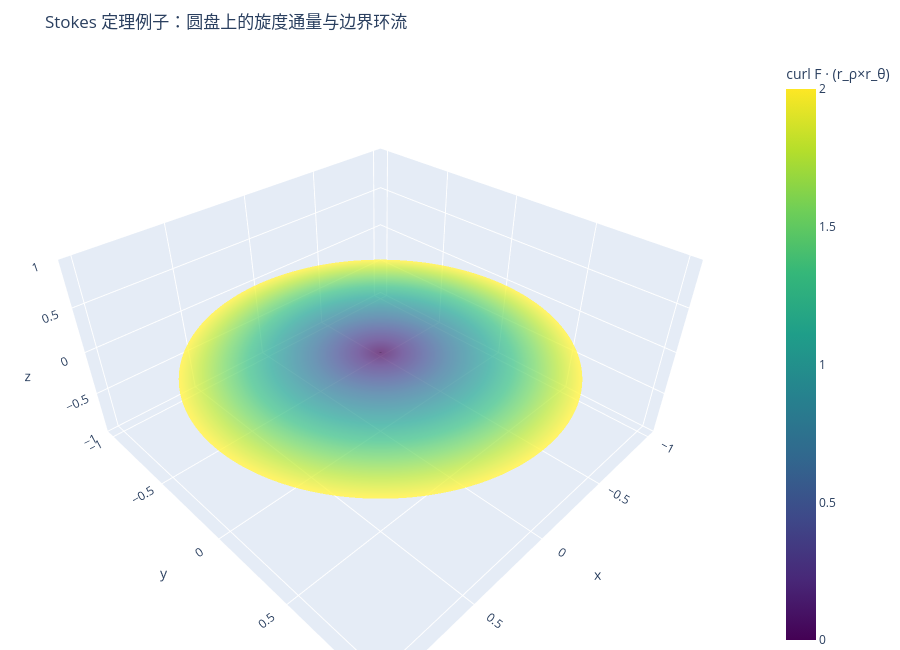
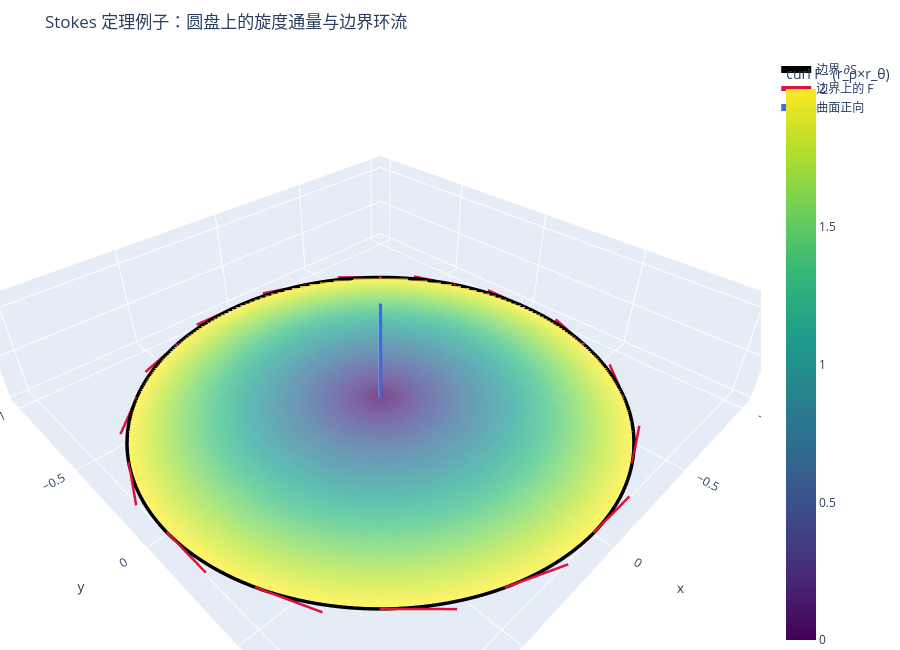

The notebook cell saved with these charts, in order:
### Markdown cell above
## 8. Stokes 定理：曲面旋度通量与边界环流

Stokes 定理把曲面上的旋度通量与边界曲线上的环流联系起来：

\[
\iint_S (\nabla\times\mathbf F)\cdot\mathbf n\,dS=\oint_{\partial S}\mathbf F\cdot d\mathbf r.
\]

下面取单位圆盘 \(S\) 和向量场 \(\mathbf F=(-y,x,0)\)。它的旋度是 \((0,0,2)\)。圆盘面积是 \(\pi\)，所以曲面旋度通量为 \(2\pi\)。边界单位圆上的环流也应为 \(2\pi\)。

### Code cell
# 单位圆盘用极坐标参数化：r(ρ,θ)=(ρcosθ, ρsinθ, 0)。
rho = np.linspace(0, 1, 90)
theta = np.linspace(0, 2 * np.pi, 180)
RHO, THETA = np.meshgrid(rho, theta, indexing="ij")
X_disk = RHO * np.cos(THETA)
Y_disk = RHO * np.sin(THETA)
Z_disk = 0 * X_disk


# 旋转场的三维版本 F=(-y,x,0)。
def rotation_3d_field(x, y, z):
    return -y, x, 0 * z


# 它的旋度是常向量 (0,0,2)。
def curl_rotation_3d(x, y, z):
    return 0 * x, 0 * y, 2 + 0 * z


# 计算曲面上的旋度通量。
curl_flux_disk, curl_flux_density, normal_cross_disk = flux_surface_integral(
    curl_rotation_3d,
    X_disk,
    Y_disk,
    Z_disk,
    rho,
    theta,
)

# 计算边界单位圆上的环流。
t_boundary = np.linspace(0, 2 * np.pi, 900)
x_boundary = np.cos(t_boundary)
y_boundary = np.sin(t_boundary)
z_boundary = 0 * t_boundary
circulation, _, _, _ = vector_line_integral(P_rotation, Q_rotation, x_boundary, y_boundary, t_boundary)

# 绘制圆盘、边界方向和边界上的向量场。
fig = plot_surface_with_color(
    X_disk,
    Y_disk,
    Z_disk,
    curl_flux_density,
    title="Stokes 定理例子：圆盘上的旋度通量与边界环流",
    colorbar_title="curl F · (r_ρ×r_θ)",
    colorscale="Viridis",
    opacity=0.74,
)
add_3d_curve(fig, x_boundary, y_boundary, z_boundary, name="边界 ∂S", color="black", width=7)

# 在边界上采样若干向量 F=(-y,x,0)，它们沿逆时针方向。
indices = np.linspace(0, len(t_boundary) - 1, 16, endpoint=False, dtype=int)
origins = np.stack([x_boundary[indices], y_boundary[indices], z_boundary[indices]], axis=1)
vectors = np.stack([-y_boundary[indices], x_boundary[indices], 0 * z_boundary[indices]], axis=1)
vectors = np.array([normalize_vector(vec) for vec in vectors])
add_vector_segments_3d(fig, origins, vectors, name="边界上的 F", color="crimson", scale=0.23)

# 在圆盘中心附近画法向量，表示正向曲面方向。
normal_origins = np.array([[0.0, 0.0, 0.0]])
normal_vectors = np.array([[0.0, 0.0, 1.0]])
add_vector_segments_3d(fig, normal_origins, normal_vectors, name="曲面正向", color="royalblue", scale=0.45, width=7)
fig.show()

print(f"曲面旋度通量 ∬_S curl F·n dS ≈ {curl_flux_disk:.6f}")
print(f"边界环流 ∮_∂S F·dr ≈ {circulation:.6f}")
print(f"解析参考值 2π ≈ {2 * np.pi:.6f}")
print(f"两边差值 ≈ {abs(curl_flux_disk - circulation):.3e}")

### Figure 1 — Plotly figure (JSON) as saved in the notebook; plotly's stock layout.template omitted (floating-point values rounded to 4 significant figures; data arrays with more than 128 entries replaced by an {"elided": "..."} marker saying what was removed)
{"data": [{"colorbar": {"title": {"text": "curl F · (r_ρ×r_θ)"}}, "colorscale": [[0, "#440154"], [0.1111, "#482878"], [0.2222, "#3e4989"], [0.3333, "#31688e"], [0.4444, "#26828e"], [0.5556, "#1f9e89"], [0.6667, "#35b779"], [0.7778, "#6ece58"], [0.8889, "#b5de2b"], [1, "#fde725"]], "name": "曲面", "opacity": 0.74, "surfacecolor": {"elided": "90x180 float values"}, "type": "surface", "x": {"elided": "90x180 float values"}, "y": {"elided": "90x180 float values"}, "z": {"elided": "90x180 float values"}}], "layout": {"height": 650, "margin": {"b": 0, "l": 0, "r": 0, "t": 55}, "scene": {"aspectmode": "data", "xaxis": {"title": {"text": "x"}}, "yaxis": {"title": {"text": "y"}}, "zaxis": {"title": {"text": "z"}}}, "title": {"text": "Stokes 定理例子：圆盘上的旋度通量与边界环流"}, "width": 900}}

### Figure 2 — Plotly figure (JSON) as saved in the notebook; plotly's stock layout.template omitted (floating-point values rounded to 4 significant figures; data arrays with more than 128 entries replaced by an {"elided": "..."} marker saying what was removed)
{"data": [{"colorbar": {"title": {"text": "curl F · (r_ρ×r_θ)"}}, "colorscale": [[0, "#440154"], [0.1111, "#482878"], [0.2222, "#3e4989"], [0.3333, "#31688e"], [0.4444, "#26828e"], [0.5556, "#1f9e89"], [0.6667, "#35b779"], [0.7778, "#6ece58"], [0.8889, "#b5de2b"], [1, "#fde725"]], "name": "曲面", "opacity": 0.74, "surfacecolor": {"elided": "90x180 float values"}, "type": "surface", "x": {"elided": "90x180 float values"}, "y": {"elided": "90x180 float values"}, "z": {"elided": "90x180 float values"}}, {"line": {"color": "black", "width": 7}, "mode": "lines", "name": "边界 ∂S", "type": "scatter3d", "x": {"elided": "900 float values"}, "y": {"elided": "900 float values"}, "z": {"elided": "900 float values"}}, {"line": {"color": "crimson", "width": 5}, "mode": "lines", "name": "边界上的 F", "type": "scatter3d", "x": [1, 1, null, 0.9244, 0.8366, null, 0.709, 0.5467, null, 0.3863, 0.1742, null, 0.005242, -0.2248, null, -0.3766, -0.5897, null, -0.7065, -0.8693, null, -0.923, -1.012, null, -1.0, -1.001, null, -0.9257, -0.8387, null, -0.7114, -0.5498, null, -0.3831, -0.1706, null, -0.001747, 0.2283, null, 0.3799, 0.5926, null, 0.704, 0.8674, null, 0.9217, 1.011, null], "y": [0, 0.23, null, 0.3815, 0.5941, null, 0.7053, 0.8683, null, 0.9224, 1.011, null, 1.0, 1.001, null, 0.9264, 0.8397, null, 0.7077, 0.5452, null, 0.3847, 0.1724, null, 0.003495, -0.2265, null, -0.3782, -0.5912, null, -0.7028, -0.8664, null, -0.9237, -1.012, null, -1.0, -1.0, null, -0.925, -0.8377, null, -0.7102, -0.5483, null, -0.3879, -0.1759, null], "z": [0, 0, null, 0, 0, null, 0, 0, null, 0, 0, null, 0, 0, null, 0, 0, null, 0, 0, null, 0, 0, null, 0, 0, null, 0, 0, null, 0, 0, null, 0, 0, null, 0, 0, null, 0, 0, null, 0, 0, null, 0, 0, null]}, {"line": {"color": "royalblue", "width": 7}, "mode": "lines", "name": "曲面正向", "type": "scatter3d", "x": [0, 0, null], "y": [0, 0, null], "z": [0, 0.45, null]}], "layout": {"height": 650, "margin": {"b": 0, "l": 0, "r": 0, "t": 55}, "scene": {"aspectmode": "data", "xaxis": {"title": {"text": "x"}}, "yaxis": {"title": {"text": "y"}}, "zaxis": {"title": {"text": "z"}}}, "title": {"text": "Stokes 定理例子：圆盘上的旋度通量与边界环流"}, "width": 900}}
